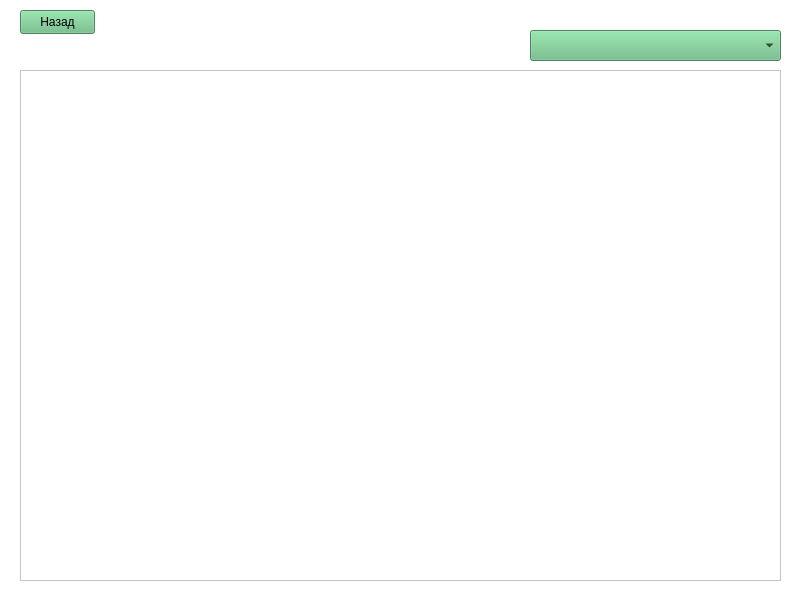
<?xml version="1.0" encoding="UTF-8"?>
<ui version="4.0">
 <class>MainWindow</class>
 <widget class="QMainWindow" name="MainWindow">
  <property name="geometry">
   <rect>
    <x>0</x>
    <y>0</y>
    <width>800</width>
    <height>600</height>
   </rect>
  </property>
  <property name="windowTitle">
   <string>MainWindow</string>
  </property>
  <property name="styleSheet">
   <string notr="true">background-color: rgb(255, 255, 255);</string>
  </property>
  <widget class="QWidget" name="centralwidget">
   <widget class="QPushButton" name="backBtn">
    <property name="geometry">
     <rect>
      <x>20</x>
      <y>10</y>
      <width>75</width>
      <height>24</height>
     </rect>
    </property>
    <property name="styleSheet">
     <string notr="true">background-color: rgb(103, 186, 128);</string>
    </property>
    <property name="text">
     <string>Назад</string>
    </property>
   </widget>
   <widget class="QComboBox" name="partnerComboBox">
    <property name="geometry">
     <rect>
      <x>530</x>
      <y>30</y>
      <width>251</width>
      <height>31</height>
     </rect>
    </property>
    <property name="styleSheet">
     <string notr="true">background-color: rgb(103, 186, 128);</string>
    </property>
   </widget>
   <widget class="QTableWidget" name="salesTableWidget">
    <property name="geometry">
     <rect>
      <x>20</x>
      <y>70</y>
      <width>761</width>
      <height>511</height>
     </rect>
    </property>
   </widget>
  </widget>
 </widget>
 <resources/>
 <connections/>
</ui>
